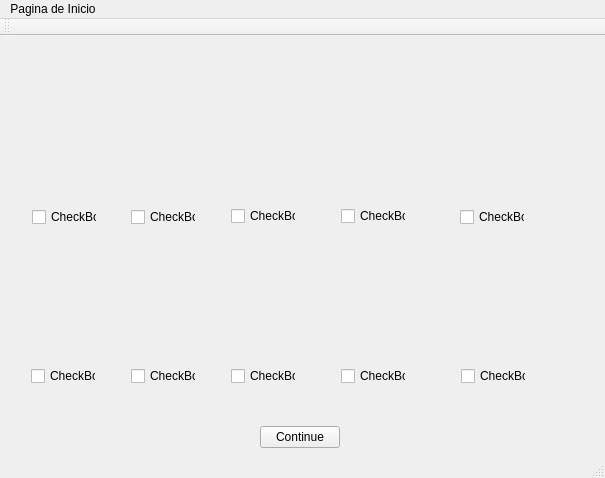
<?xml version="1.0" encoding="UTF-8"?>
<ui version="4.0">
 <class>MainWindow</class>
 <widget class="QMainWindow" name="MainWindow">
  <property name="geometry">
   <rect>
    <x>0</x>
    <y>0</y>
    <width>605</width>
    <height>478</height>
   </rect>
  </property>
  <property name="windowTitle">
   <string>MainWindow</string>
  </property>
  <widget class="QWidget" name="centralWidget">
   <widget class="QWidget" name="">
    <property name="geometry">
     <rect>
      <x>21</x>
      <y>21</y>
      <width>87</width>
      <height>181</height>
     </rect>
    </property>
    <layout class="QVBoxLayout" name="verticalLayout_5">
     <item>
      <widget class="QLabel" name="label">
       <property name="text">
        <string/>
       </property>
      </widget>
     </item>
     <item>
      <widget class="QCheckBox" name="checkBox">
       <property name="text">
        <string>CheckBox</string>
       </property>
      </widget>
     </item>
    </layout>
   </widget>
   <widget class="QWidget" name="">
    <property name="geometry">
     <rect>
      <x>120</x>
      <y>21</y>
      <width>87</width>
      <height>181</height>
     </rect>
    </property>
    <layout class="QVBoxLayout" name="verticalLayout">
     <item>
      <widget class="QLabel" name="label_2">
       <property name="text">
        <string/>
       </property>
      </widget>
     </item>
     <item>
      <widget class="QCheckBox" name="checkBox_2">
       <property name="text">
        <string>CheckBox</string>
       </property>
      </widget>
     </item>
    </layout>
   </widget>
   <widget class="QWidget" name="">
    <property name="geometry">
     <rect>
      <x>449</x>
      <y>21</y>
      <width>87</width>
      <height>181</height>
     </rect>
    </property>
    <layout class="QVBoxLayout" name="verticalLayout_4">
     <item>
      <widget class="QLabel" name="label_5">
       <property name="text">
        <string/>
       </property>
      </widget>
     </item>
     <item>
      <widget class="QCheckBox" name="checkBox_5">
       <property name="text">
        <string>CheckBox</string>
       </property>
      </widget>
     </item>
    </layout>
   </widget>
   <widget class="QWidget" name="">
    <property name="geometry">
     <rect>
      <x>450</x>
      <y>210</y>
      <width>87</width>
      <height>151</height>
     </rect>
    </property>
    <layout class="QVBoxLayout" name="verticalLayout_10">
     <item>
      <widget class="QLabel" name="label_10">
       <property name="text">
        <string/>
       </property>
      </widget>
     </item>
     <item>
      <widget class="QCheckBox" name="checkBox_10">
       <property name="text">
        <string>CheckBox</string>
       </property>
      </widget>
     </item>
    </layout>
   </widget>
   <widget class="QWidget" name="">
    <property name="geometry">
     <rect>
      <x>220</x>
      <y>20</y>
      <width>87</width>
      <height>181</height>
     </rect>
    </property>
    <layout class="QVBoxLayout" name="verticalLayout_2">
     <item>
      <widget class="QLabel" name="label_3">
       <property name="text">
        <string/>
       </property>
      </widget>
     </item>
     <item>
      <widget class="QCheckBox" name="checkBox_3">
       <property name="text">
        <string>CheckBox</string>
       </property>
      </widget>
     </item>
    </layout>
   </widget>
   <widget class="QWidget" name="">
    <property name="geometry">
     <rect>
      <x>330</x>
      <y>20</y>
      <width>87</width>
      <height>181</height>
     </rect>
    </property>
    <layout class="QVBoxLayout" name="verticalLayout_3">
     <item>
      <widget class="QLabel" name="label_4">
       <property name="text">
        <string/>
       </property>
      </widget>
     </item>
     <item>
      <widget class="QCheckBox" name="checkBox_4">
       <property name="text">
        <string>CheckBox</string>
       </property>
      </widget>
     </item>
    </layout>
   </widget>
   <widget class="QWidget" name="">
    <property name="geometry">
     <rect>
      <x>330</x>
      <y>210</y>
      <width>87</width>
      <height>151</height>
     </rect>
    </property>
    <layout class="QVBoxLayout" name="verticalLayout_9">
     <item>
      <widget class="QLabel" name="label_9">
       <property name="text">
        <string/>
       </property>
      </widget>
     </item>
     <item>
      <widget class="QCheckBox" name="checkBox_9">
       <property name="text">
        <string>CheckBox</string>
       </property>
      </widget>
     </item>
    </layout>
   </widget>
   <widget class="QWidget" name="">
    <property name="geometry">
     <rect>
      <x>120</x>
      <y>210</y>
      <width>87</width>
      <height>151</height>
     </rect>
    </property>
    <layout class="QVBoxLayout" name="verticalLayout_7">
     <item>
      <widget class="QLabel" name="label_7">
       <property name="text">
        <string/>
       </property>
      </widget>
     </item>
     <item>
      <widget class="QCheckBox" name="checkBox_7">
       <property name="text">
        <string>CheckBox</string>
       </property>
      </widget>
     </item>
    </layout>
   </widget>
   <widget class="QWidget" name="">
    <property name="geometry">
     <rect>
      <x>220</x>
      <y>210</y>
      <width>87</width>
      <height>151</height>
     </rect>
    </property>
    <layout class="QVBoxLayout" name="verticalLayout_8">
     <item>
      <widget class="QLabel" name="label_8">
       <property name="text">
        <string/>
       </property>
      </widget>
     </item>
     <item>
      <widget class="QCheckBox" name="checkBox_8">
       <property name="text">
        <string>CheckBox</string>
       </property>
      </widget>
     </item>
    </layout>
   </widget>
   <widget class="QWidget" name="">
    <property name="geometry">
     <rect>
      <x>20</x>
      <y>210</y>
      <width>87</width>
      <height>151</height>
     </rect>
    </property>
    <layout class="QVBoxLayout" name="verticalLayout_6">
     <item>
      <widget class="QLabel" name="label_6">
       <property name="text">
        <string/>
       </property>
      </widget>
     </item>
     <item>
      <widget class="QCheckBox" name="checkBox_6">
       <property name="text">
        <string>CheckBox</string>
       </property>
      </widget>
     </item>
    </layout>
   </widget>
   <widget class="QPushButton" name="ContinueButton">
    <property name="geometry">
     <rect>
      <x>260</x>
      <y>390</y>
      <width>80</width>
      <height>22</height>
     </rect>
    </property>
    <property name="text">
     <string>Continue</string>
    </property>
   </widget>
   <zorder>label</zorder>
   <zorder>label_2</zorder>
   <zorder>label_3</zorder>
   <zorder>label_4</zorder>
   <zorder>label_5</zorder>
   <zorder>label_6</zorder>
   <zorder>label_7</zorder>
   <zorder>label_8</zorder>
   <zorder>label_9</zorder>
   <zorder>label_10</zorder>
   <zorder></zorder>
   <zorder>pB2</zorder>
   <zorder>pB3</zorder>
   <zorder>pB4</zorder>
   <zorder>pB5</zorder>
   <zorder>pB1</zorder>
   <zorder>pB6</zorder>
   <zorder>pB7</zorder>
   <zorder>pB8</zorder>
   <zorder>pB9</zorder>
   <zorder>pB10</zorder>
   <zorder>label_3</zorder>
   <zorder></zorder>
   <zorder></zorder>
   <zorder></zorder>
   <zorder></zorder>
   <zorder></zorder>
   <zorder></zorder>
   <zorder></zorder>
   <zorder></zorder>
   <zorder></zorder>
   <zorder></zorder>
   <zorder>ContinueButton</zorder>
  </widget>
  <widget class="QMenuBar" name="menuBar">
   <property name="geometry">
    <rect>
     <x>0</x>
     <y>0</y>
     <width>605</width>
     <height>19</height>
    </rect>
   </property>
   <widget class="QMenu" name="menuPagina_de_Inicio">
    <property name="title">
     <string>Pagina de Inicio</string>
    </property>
   </widget>
   <addaction name="menuPagina_de_Inicio"/>
  </widget>
  <widget class="QToolBar" name="mainToolBar">
   <attribute name="toolBarArea">
    <enum>TopToolBarArea</enum>
   </attribute>
   <attribute name="toolBarBreak">
    <bool>false</bool>
   </attribute>
  </widget>
  <widget class="QStatusBar" name="statusBar"/>
 </widget>
 <layoutdefault spacing="6" margin="11"/>
 <resources/>
 <connections/>
</ui>
